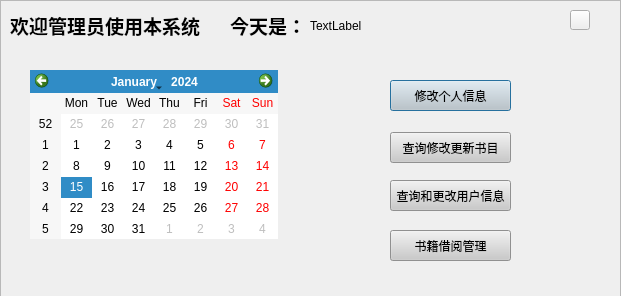
<?xml version="1.0" encoding="UTF-8"?>
<ui version="4.0">
 <class>admin</class>
 <widget class="QDialog" name="admin">
  <property name="geometry">
   <rect>
    <x>0</x>
    <y>0</y>
    <width>621</width>
    <height>296</height>
   </rect>
  </property>
  <property name="minimumSize">
   <size>
    <width>621</width>
    <height>296</height>
   </size>
  </property>
  <property name="maximumSize">
   <size>
    <width>621</width>
    <height>296</height>
   </size>
  </property>
  <property name="windowTitle">
   <string>管理员界面</string>
  </property>
  <widget class="QLabel" name="label">
   <property name="geometry">
    <rect>
     <x>10</x>
     <y>10</y>
     <width>211</width>
     <height>31</height>
    </rect>
   </property>
   <property name="text">
    <string>&lt;html&gt;&lt;head/&gt;&lt;body&gt;&lt;p&gt;&lt;span style=&quot; font-size:14pt; font-weight:600;&quot;&gt;欢迎管理员使用本系统&lt;/span&gt;&lt;/p&gt;&lt;/body&gt;&lt;/html&gt;</string>
   </property>
  </widget>
  <widget class="QCalendarWidget" name="calendarWidget">
   <property name="geometry">
    <rect>
     <x>30</x>
     <y>70</y>
     <width>248</width>
     <height>169</height>
    </rect>
   </property>
  </widget>
  <widget class="QPushButton" name="adpchange">
   <property name="geometry">
    <rect>
     <x>390</x>
     <y>80</y>
     <width>121</width>
     <height>31</height>
    </rect>
   </property>
   <property name="styleSheet">
    <string notr="true">background-color: rgb(203, 203, 203);</string>
   </property>
   <property name="text">
    <string>修改个人信息</string>
   </property>
  </widget>
  <widget class="QPushButton" name="adbchange">
   <property name="geometry">
    <rect>
     <x>390</x>
     <y>132</y>
     <width>121</width>
     <height>31</height>
    </rect>
   </property>
   <property name="styleSheet">
    <string notr="true">background-color: rgb(202, 202, 202);</string>
   </property>
   <property name="text">
    <string>查询修改更新书目</string>
   </property>
  </widget>
  <widget class="QPushButton" name="aduchange">
   <property name="geometry">
    <rect>
     <x>390</x>
     <y>180</y>
     <width>121</width>
     <height>31</height>
    </rect>
   </property>
   <property name="styleSheet">
    <string notr="true">background-color: rgb(202, 202, 202);</string>
   </property>
   <property name="text">
    <string>查询和更改用户信息</string>
   </property>
  </widget>
  <widget class="QPushButton" name="lend">
   <property name="geometry">
    <rect>
     <x>390</x>
     <y>230</y>
     <width>121</width>
     <height>31</height>
    </rect>
   </property>
   <property name="styleSheet">
    <string notr="true">background-color: rgb(202, 202, 202);</string>
   </property>
   <property name="text">
    <string>书籍借阅管理</string>
   </property>
  </widget>
  <widget class="QLabel" name="label_2">
   <property name="geometry">
    <rect>
     <x>230</x>
     <y>10</y>
     <width>81</width>
     <height>31</height>
    </rect>
   </property>
   <property name="text">
    <string>&lt;html&gt;&lt;head/&gt;&lt;body&gt;&lt;p&gt;&lt;span style=&quot; font-size:14pt; font-weight:600;&quot;&gt;今天是：&lt;/span&gt;&lt;/p&gt;&lt;/body&gt;&lt;/html&gt;</string>
   </property>
  </widget>
  <widget class="QLabel" name="time">
   <property name="geometry">
    <rect>
     <x>310</x>
     <y>10</y>
     <width>121</width>
     <height>31</height>
    </rect>
   </property>
   <property name="text">
    <string>TextLabel</string>
   </property>
  </widget>
  <widget class="QFrame" name="frame">
   <property name="geometry">
    <rect>
     <x>0</x>
     <y>0</y>
     <width>621</width>
     <height>301</height>
    </rect>
   </property>
   <property name="styleSheet">
    <string notr="true">background-image: url(:/new/mainwindow/admin.png);</string>
   </property>
   <property name="frameShape">
    <enum>QFrame::StyledPanel</enum>
   </property>
   <property name="frameShadow">
    <enum>QFrame::Raised</enum>
   </property>
   <widget class="QPushButton" name="adexit">
    <property name="geometry">
     <rect>
      <x>570</x>
      <y>10</y>
      <width>20</width>
      <height>20</height>
     </rect>
    </property>
    <property name="minimumSize">
     <size>
      <width>20</width>
      <height>20</height>
     </size>
    </property>
    <property name="maximumSize">
     <size>
      <width>20</width>
      <height>20</height>
     </size>
    </property>
    <property name="styleSheet">
     <string notr="true">background-image: url(:/new/mainwindow/20080528160815502.gif);</string>
    </property>
    <property name="text">
     <string/>
    </property>
   </widget>
  </widget>
  <zorder>frame</zorder>
  <zorder>label</zorder>
  <zorder>calendarWidget</zorder>
  <zorder>adpchange</zorder>
  <zorder>adbchange</zorder>
  <zorder>aduchange</zorder>
  <zorder>lend</zorder>
  <zorder>label_2</zorder>
  <zorder>time</zorder>
 </widget>
 <resources/>
 <connections/>
</ui>
